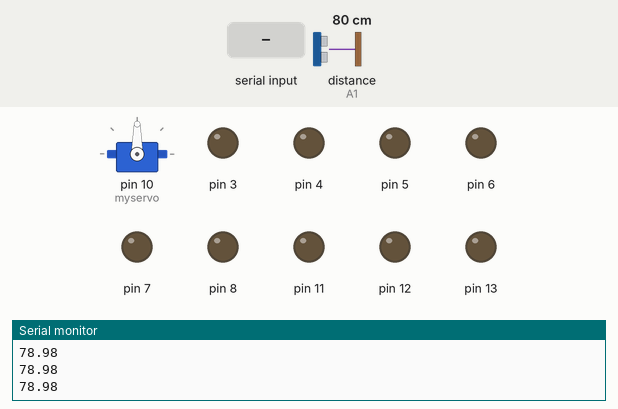
Simulated run of this sketch. Board: Arduino Uno, built with avr-gcc and run on an emulated ATmega328P. On the bench: servo, output pins drawn as LEDs (lit = HIGH), the last lines printed to the serial monitor. Wiring (inferred from the names in the program): ultrasonic range finder: trigger A0; echo A1. The test bench sets the inputs (shaded band); at power-on: distance to the obstacle (sensor on A1) 80 cm. The echo pulse lasts 58.3 µs per cm; pins used as bus, display or sensor lines are not drawn.

Above: at 1.2 s.
1.3 s: "2" received over Serial
At 2.0 s:
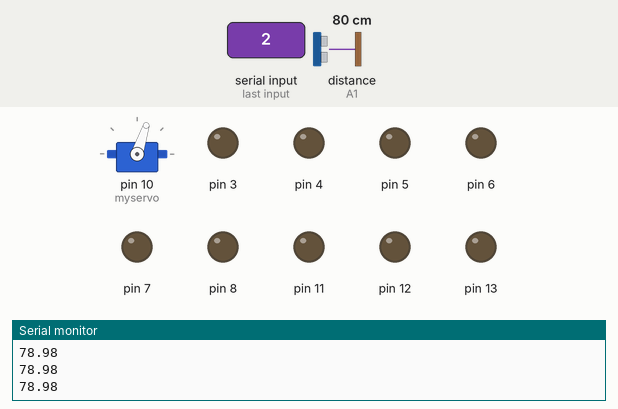
2.8 s: "1" received over Serial
At 4.0 s:
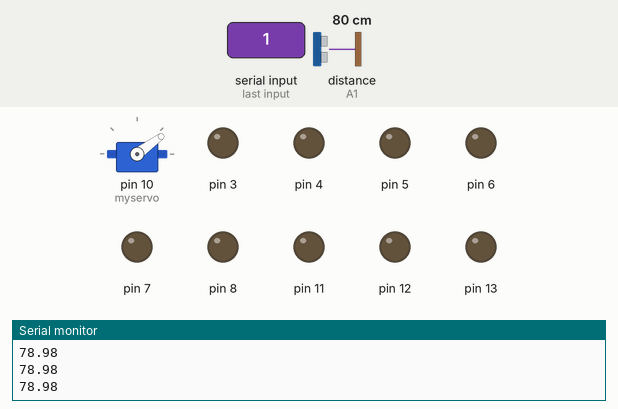
4.3 s: "L" received over Serial
At 5.4 s:
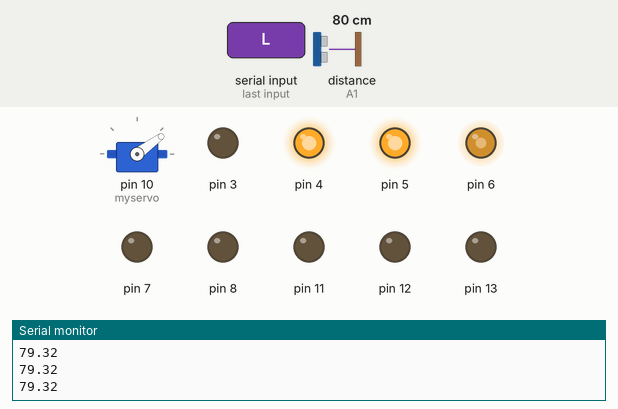
5.8 s: distance to the obstacle (sensor on A1) set to 23 cm
7.3 s: distance to the obstacle (sensor on A1) set to 18 cm
At 7.9 s:
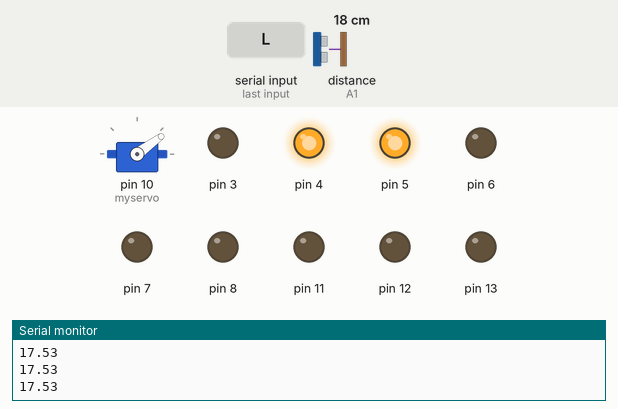
8.8 s: "6" received over Serial
At 10.2 s:
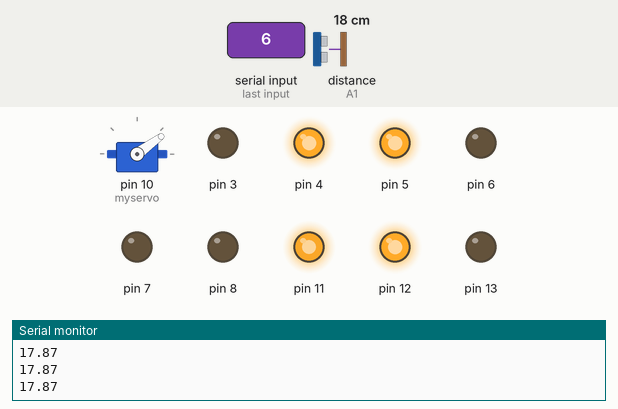
Timing chart, 0 to 11.3 s (numbered marks = the images above; inputs shaded):
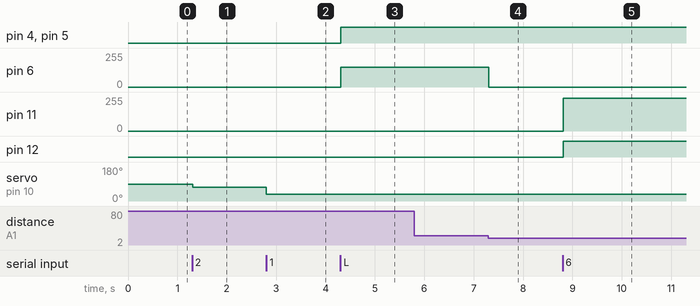

The sketch:

sketch_mar26a.ino
```cpp
#include <SoftwareSerial.h>
#include "gear.h"
#include "airscrew.h"
#include "Servo.h"
#include "sensor.h"

Gear g;

char inputB = '0';

Servo myservo;
int currentPos = 0;    // variable to store the servo position
int pos = 0;
char level = 0;

char power = '0';

Airscrew as;

Sensor MS;

void setup(){
  Serial.begin(9600);

  as.setIn1(12);
  as.setIn2(13);
  as.setENB(11);

  g.setIn1(8);
  g.setIn2(4);
  g.setENA(3);
  g.setSPEED1(70);

  g.setIn3(5);
  g.setIn4(7);
  g.setENB(6);
  g.setSPEED2(70);

  myservo.attach(10);

  pinMode(MS.getTrigPin(), OUTPUT);
  pinMode(MS.getEchoPin(), INPUT);
}

void loop(){
  digitalWrite(MS.getTrigPin(), LOW);
  delayMicroseconds(2);

  digitalWrite(MS.getTrigPin(), HIGH);
  delayMicroseconds(10);
  digitalWrite(MS.getTrigPin(), LOW);

  MS.setDuration(pulseIn(MS.getEchoPin(), HIGH));

  MS.setDistance(MS.getDuration() * 0.034 / 2); // vine de la viteza luminii

  if (Serial.available() > 0) {
    inputB = Serial.read();

    if (!isAlpha(inputB)) {
      if(inputB == '0' || inputB == '6')
        power = inputB;
      else
        level = inputB;
    }
  }

  Serial.println(MS.getDistance());

  if(inputB == 'F' && MS.getDistance() > 20 && MS.getDistance() > 0) {   // F = go forward
        g.setSPEED1(100);
        g.setSPEED2(100);
        g.setForward2();
        g.setForward1();
        g.runGear();
    } else if(inputB == 'B') { // B = go backward
        g.setSPEED1(100);
        g.setSPEED2(100);
        g.setBackward1();
        g.setBackward2();
        g.runGear();
    } else if(inputB == 'R' && MS.getDistance() > 20 && MS.getDistance() > 0) { // R = turn right
        g.turnRight();
        g.setSPEED1(150);
        g.setSPEED2(0);
        g.runGear();
    }
    else if(inputB == 'L' && MS.getDistance() > 20 && MS.getDistance() > 0) { // L = turn left
      g.turnLeft();
      g.setSPEED1(0);
      g.setSPEED2(150);
      g.runGear();
    }
    else if(inputB == 'S') { // S = stop gear from running
      g.setSPEED1(0);
      g.setSPEED2(0);
      g.stopGear();
    }
    else if(MS.getDistance() <= 20 && MS.getDistance() > 0) {
      g.setSPEED1(0);
      g.setSPEED2(0);
      g.stopGear();
    }


    //Servo
    if(level == '1')
      pos = 36;
    else if(level == '2')
      pos = 72;
    else if(level == '3')
      pos = 108;
    else if(level == '4')
      pos = 144;
    else if(level == '5')
      pos = 180;

    if (currentPos != pos) {
      if (pos > currentPos) {
        for (int i = 0; i <= pos; i += 1) { // goes from 0 degrees to 180 degrees
          // in steps of 1 degree
          myservo.write(pos);              // tell servo to go to position in variable 'pos'
          delay(15);                       // waits 15ms for the servo to reach the position
        }
        currentPos = pos;
      }
      else {
        for (int i = currentPos; i >= pos; i -= 1) { // goes from 180 degrees to 0 degrees
          myservo.write(pos);              // tell servo to go to position in variable 'pos'
          delay(15);                       // waits 15ms for the servo to reach the position
        }
        currentPos = pos;
      }
    }

  if (power == '6')
    as.startRotation();
  else
    as.stopRotation();
}
```

Sensor.cpp
```cpp
#include "sensor.h"

Sensor::Sensor()
{
  this->echoPin = A1;
  this->trigPin = A0;
  this->duration = 0;
  this->distance = 0;
}

void Sensor::setDuration(int duration)
{
  this->duration = duration;
}
void Sensor::setDistance(float distance)
{
  this->distance = distance;
}

int Sensor::getDuration()
{
  return this->duration;
}

float Sensor::getDistance()
{
  return this->distance;
}

int Sensor::getEchoPin()
{
  return this->echoPin;
}

int Sensor::getTrigPin()
{
  return this->trigPin;
}
```

airscrew.cpp
```cpp
#include "airscrew.h"

Airscrew::Airscrew() {
  this->dir = HIGH;
}

void Airscrew::setIn1(int In1) {
  this->In1 = In1;
}

void Airscrew::setIn2(int In2) {
  this->In2 = In2;
}

void Airscrew::setENB(int ENB) {
  this->ENB = ENB;
}

void Airscrew::setSPEED(int SPEED) {
  this->SPEED = SPEED;
}

int Airscrew::getIn1() {
  return this->In1;
}

int Airscrew::getIn2() {
  return this->In2;
}

int Airscrew::getENB() {
  return this->ENB;
}

int Airscrew::getSPEED() {
  return this->SPEED;
}

void Airscrew::startRotation() {
  this->SPEED = 244;

  pinMode(In1, OUTPUT);
  pinMode(In2, OUTPUT);
  pinMode(ENB, OUTPUT);

  digitalWrite(In1, HIGH);
  digitalWrite(In2, LOW);

  analogWrite(ENB, this->SPEED);
}

void Airscrew::stopRotation() {
  this->SPEED = 0;
  analogWrite(ENB, this->SPEED);
}
```

airscrew.h
```cpp
#pragma once
#include <Arduino.h>

class Airscrew{
private:
    int In1;
    int In2;
    int ENB;
    int SPEED;
    int dir;

public:
  Airscrew();
  void setIn1(int );
  void setIn2(int );
  void setENB(int );
  void setSPEED(int );

  int getIn1();
  int getIn2();
  int getENB();
  int getSPEED();

  void startRotation();
  void stopRotation();
};
```

gear.cpp
```cpp
#include "gear.h"

Gear::Gear() {

}

//gear 1
void Gear::setIn1(int In1) {
  this->In1 = In1;
}

void Gear::setIn2(int In2) {
  this->In2 = In2;
}

void Gear::setENA(int ENA) {
  this->ENA = ENA;
}

void Gear::setSPEED1(int SPEED1) {
  this->SPEED1 = SPEED1;
}

//gear 2
void Gear::setIn3(int In3) {
  this->In3 = In3;
}

void Gear::setIn4(int In4) {
  this->In4 = In4;
}

void Gear::setENB(int ENB) {
  this->ENB = ENB;
}

void Gear::setSPEED2(int SPEED2) {
  this->SPEED2 = SPEED2;
}

//gear 1
int Gear::getIn1() {
  return this->In1;
}

int Gear::getIn2() {
  return this->In2;
}

int Gear::getENA() {
  return this->ENA;
}

int Gear::getSPEED1() {
  return this->SPEED1;
}

//gear 2
int Gear::getIn3() {
  return this->In3;
}

int Gear::getIn4() {
  return this->In4;
}

int Gear::getENB() {
  return this->ENB;
}

int Gear::getSPEED2() {
  return this->SPEED2;
}

void Gear::setForward1() {
  this->dir1 = HIGH;
  this->dir2 = LOW;
}

void Gear::setBackward1() {
  this->dir1 = LOW;
  this->dir2 = HIGH;
}

void Gear::setForward2() {
  this->dir3 = HIGH;
  this->dir4 = LOW;
}

void Gear::setBackward2() {
  this->dir3 = LOW;
  this->dir4 = HIGH;
}

void Gear::turnRight() {
  this->dir1 = HIGH;
  this->dir2 = LOW;

  this->dir3 = LOW;
  this->dir4 = HIGH;
}

void Gear::turnLeft() {
  this->dir1 = LOW;
  this->dir2 = HIGH;

  this->dir3 = HIGH;
  this->dir4 = LOW;
}

// nu cred ca le folosim
void Gear::goForward(int time) {
  for(int i=0; i<time; i++)
  {
    digitalWrite(In1, HIGH);
    digitalWrite(In2, LOW);

    digitalWrite(In3, HIGH);
    digitalWrite(In4, LOW);
  }
}

void Gear::goBackward(int time) {
  for(int i=0; i<time; i++)
  {
    digitalWrite(In1, LOW);
    digitalWrite(In2, HIGH);

    digitalWrite(In3, LOW);
    digitalWrite(In4, HIGH);
  }
}


void Gear::runGear() {
  pinMode(In1, OUTPUT);
  pinMode(In2, OUTPUT);
  pinMode(ENA, OUTPUT);

  pinMode(In3, OUTPUT);
  pinMode(In4, OUTPUT);
  pinMode(ENB, OUTPUT);

  digitalWrite(In1, this->dir1);
  digitalWrite(In2, this->dir2);

  digitalWrite(In3, this->dir3);
  digitalWrite(In4, this->dir4);

  analogWrite(ENA, SPEED1);
  analogWrite(ENB, SPEED2);
}

void Gear::stopGear() {
  this->SPEED1 = 0;
  this->SPEED2 = 0;

  analogWrite(ENA, SPEED1);
  analogWrite(ENB, SPEED2);
}
```

gear.h
```cpp
#pragma once
#include <Arduino.h>

class Gear{
private:
  int In1;
  int In2;
  int ENA;
  int SPEED1;
  int In3;
  int In4;
  int ENB;
  int SPEED2;
  int dir1;
  int dir2;
  int dir3;
  int dir4;

public:
  Gear();
  void setIn1(int );
  void setIn2(int );
  void setENA(int );
  void setSPEED1(int );

  void setIn3(int );
  void setIn4(int );
  void setENB(int );
  void setSPEED2(int );

  int getIn1();
  int getIn2();
  int getENA();
  int getSPEED1();

  int getIn3();
  int getIn4();
  int getENB();
  int getSPEED2();

  void setForward1();
  void setBackward1();

  void setForward2();
  void setBackward2();

  void turnRight();
  void turnLeft();

  void goForward(int ); // nu cred ca le folosim
  void goBackward(int );

  void runGear();
  void stopGear();
};
```

sensor.h
```cpp
#pragma once
#include <Arduino.h>

class Sensor
{
  int echoPin;
  int trigPin;

  int duration;
  float distance;

public:
  Sensor();

  void setDuration(int );
  void setDistance(float );

  int getDuration();
  float getDistance();

  int getEchoPin();
  int getTrigPin();
};
```

Measured:
- the behaviour switches between 21 and 20 cm on distance to the obstacle (sensor on A1) (found by bisection; images 3 and 4)
- after the input at 1.3 s, servo on pin 10 (myservo): 90° → 72° at once
- after the input at 2.8 s, servo on pin 10 (myservo): 72° → 36° at once
- after the input at 4.3 s, pin 4, pin 5: LOW → HIGH at once; pin 6: 0/255 → 150/255 at once
- after the input at 7.3 s, pin 6: 150/255 → 0/255 at once
- after the input at 8.8 s, pin 11: 0/255 → 244/255 at once; pin 12: LOW → HIGH at once
